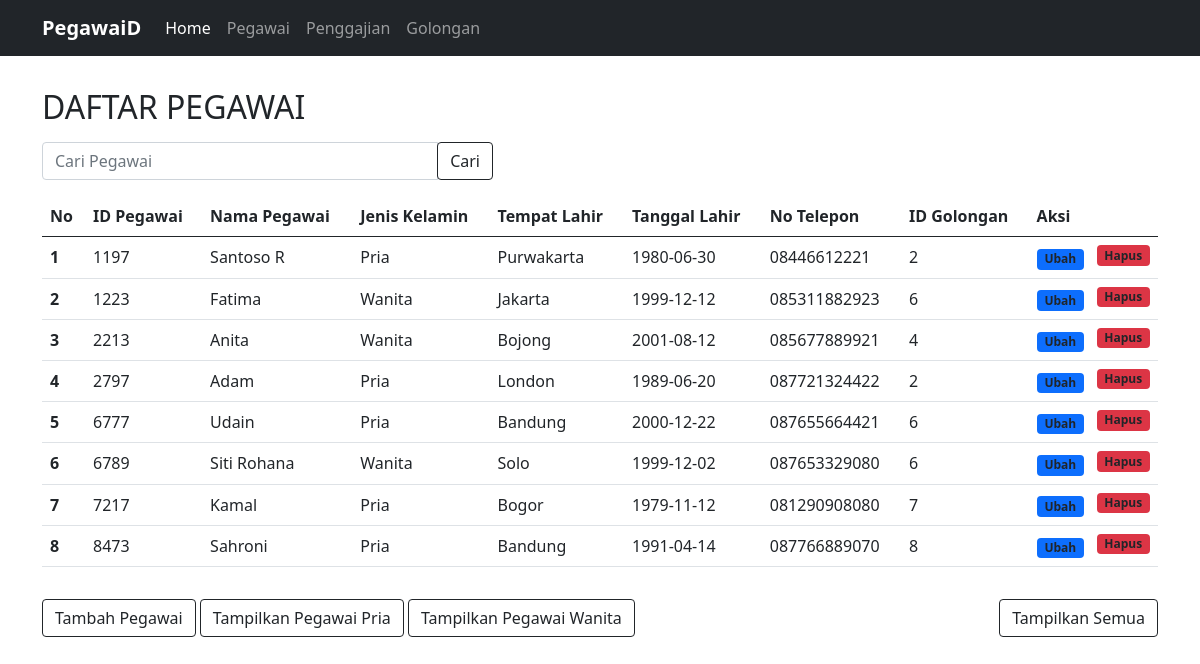
/index.php/pegawai, run on the app's committed database.
### tables this page shows
CREATE TABLE `pegawai` (
  `id_pegawai` int(4) NOT NULL AUTO_INCREMENT,
  `nama_pegawai` varchar(50) NOT NULL,
  `jenis_kelamin` enum('Pria','Wanita') NOT NULL,
  `tempat_lahir` varchar(50) NOT NULL,
  `tanggal_lahir` date NOT NULL,
  `no_telepon` varchar(13) DEFAULT NULL,
  `id_golongan` int(4) NOT NULL,
  PRIMARY KEY (`id_pegawai`),
  KEY `id_golongan` (`id_golongan`),
  CONSTRAINT `pegawai_ibfk_1` FOREIGN KEY (`id_golongan`) REFERENCES `golongan` (`id_golongan`) ON DELETE CASCADE ON UPDATE CASCADE
);

### application/controllers/Pegawai.php (called while the page is built, shortened)
<?php
class Pegawai extends CI_Controller
{
    public function __construct()
    {
        $this->load->model('Pegawai_model');
        $this->load->library('form_validation');
    }
    public function index()
    {
        $this->load->model('Pegawai_model', 'pegawai');
        $data['pegawai'] = $this->pegawai->getAllPegawai();
        $data['judul'] = 'Pengelolaan Pegawai';
        $this->load->view('templates/header', $data);
        $this->load->view('pegawai/index', $data);
        $this->load->view('templates/footer');
    }
}

### index.php (called while the page is built, shortened)
<?php
require_once BASEPATH.'core/CodeIgniter.php';

### application/models/Pegawai_model.php (called while the page is built, shortened)
<?php
class Pegawai_model extends CI_Model
{
    public function getAllPegawai()
    {
        return $this->db->get('pegawai')->result_array();
    }
}

### application/views/pegawai/index.php (the view, shortened to what this page needs)
<div class="container">
    <div class="row mt-3">
        <div class="col-md-12">
            <h2>
                <div class="title mt-3">
                    DAFTAR PEGAWAI
                </div>
            </h2>
            <div class="row mt-3">
                <div class="col-md-5">
                    <form action="" method="post">
                        <div class="input-group mb-3">
                            <input type="text" class="form-control" placeholder="Cari Pegawai" name="keyword">
                            <div class="input-group-append">
                                <button class="btn btn-outline-dark" type="submit">Cari</button>
                            </div>
                        </div>
                    </form>
                </div>
            </div>
            <table class="table">
                <thead class="table">
                    <tr>
                        <th scope="col">No</th>
                        <th scope="col">ID Pegawai</th>
                        <th scope="col">Nama Pegawai</th>
                        <th scope="col">Jenis Kelamin</th>
                        <th scope="col">Tempat Lahir</th>
                        <th scope="col">Tanggal Lahir</th>
                        <th scope="col">No Telepon</th>
                        <th scope="col">ID Golongan</th>
                        <th scope="col">Aksi</th>
                    </tr>
                </thead>
                <tbody>
                    <?php
                    $i = 1;
                    foreach ($pegawai as $peg) :
                    ?>
                        <tr>
                            <th scope="row"><?= $i++; ?></th>
                            <td><?= $peg['id_pegawai'] ?></td>
                            <td><?= $peg['nama_pegawai'] ?></td>
                            <td><?= $peg['jenis_kelamin'] ?></td>
                            <td><?= $peg['tempat_lahir'] ?></td>
                            <td><?= $peg['tanggal_lahir'] ?></td>
                            <td><?= $peg['no_telepon'] ?></td>
                            <td><?= $peg['id_golongan'] ?></td>
                            <td><a href="<?= base_url(); ?>pegawai/ubah/<?= $peg['id_pegawai']; ?>"><span class="badge bg-primary text-dark">Ubah</span></a>
                                <a href="<?= base_url(); ?>pegawai/hapus/<?= $peg['id_pegawai']; ?>" onclick="return confirm('Yakin?');"><span class="badge bg-danger text-dark float-end">Hapus</span></a>
                            </td>
                        </tr>
                    <?php endforeach ?>
                </tbody>
            </table>
        </div>
    </div>
    <div class="row mt-3">
        <div class="col">
            <a href="<?= base_url('') ?>pegawai/tambah" class="btn btn-outline-dark">Tambah Pegawai</a>
            <a href="<?= base_url(); ?>pegawai/tampil_laki" class="btn btn-outline-dark">Tampilkan Pegawai Pria</a>
            <a href="<?= base_url(); ?>pegawai/tampil_wanita" class="btn btn-outline-dark">Tampilkan Pegawai Wanita</a>
            <a href="<?= base_url(); ?>pegawai" class="btn btn-outline-dark float-end">Tampilkan Semua</a>
        </div>
    </div>
</div>

### data on the page
pegawai: id_pegawai "1197", nama_pegawai "Santoso R", jenis_kelamin "Pria", tempat_lahir "Purwakarta", tanggal_lahir "1980-06-30", no_telepon "08446612221", id_golongan "2"
pegawai: id_pegawai "1223", nama_pegawai "Fatima", jenis_kelamin "Wanita", tempat_lahir "Jakarta", tanggal_lahir "1999-12-12", no_telepon "085311882923", id_golongan "6"
pegawai: id_pegawai "2213", nama_pegawai "Anita", jenis_kelamin "Wanita", tempat_lahir "Bojong", tanggal_lahir "2001-08-12", no_telepon "085677889921", id_golongan "4"
pegawai: id_pegawai "2797", nama_pegawai "Adam", jenis_kelamin "Pria", tempat_lahir "London", tanggal_lahir "1989-06-20", no_telepon "087721324422", id_golongan "2"
pegawai: id_pegawai "6777", nama_pegawai "Udain", jenis_kelamin "Pria", tempat_lahir "Bandung", tanggal_lahir "2000-12-22", no_telepon "087655664421", id_golongan "6"
pegawai: id_pegawai "6789", nama_pegawai "Siti Rohana", jenis_kelamin "Wanita", tempat_lahir "Solo", tanggal_lahir "1999-12-02", no_telepon "087653329080", id_golongan "6"
pegawai: id_pegawai "7217", nama_pegawai "Kamal", jenis_kelamin "Pria", tempat_lahir "Bogor", tanggal_lahir "1979-11-12", no_telepon "081290908080", id_golongan "7"
pegawai: id_pegawai "8473", nama_pegawai "Sahroni", jenis_kelamin "Pria", tempat_lahir "Bandung", tanggal_lahir "1991-04-14", no_telepon "087766889070", id_golongan "8"
